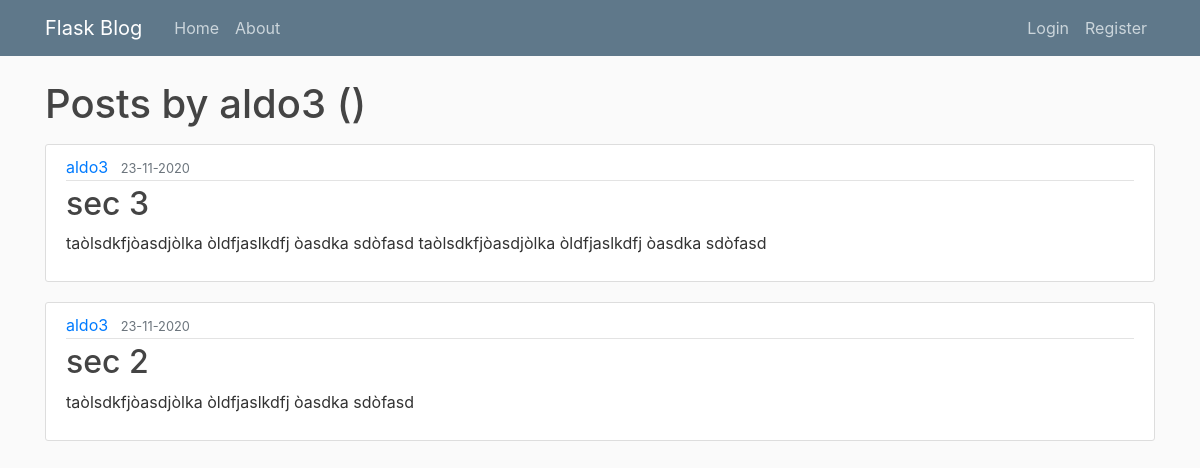
/user/aldo3, run on the app's committed database.
### app.py (models this page shows, shortened)
class User(db.Model, UserMixin):
    id = db.Column(db.Integer, primary_key=True)
    username = db.Column(db.String(20), unique=True, nullable=False)
    email = db.Column(db.String(120), unique=True, nullable=False)
    password = db.Column(db.String(60),nullable=False)
    posts = db.relationship('Post', backref='author', lazy=True)

class Post(db.Model):
    id = db.Column(db.Integer, primary_key=True)
    title = db.Column(db.String(100), nullable=False)
    date_posted = db.Column(db.DateTime, nullable=False, default=datetime.utcnow )
    content = db.Column(db.Text, nullable=False)
    user_id = db.Column(db.Integer, db.ForeignKey('user.id'), nullable=False)

### app.py (the view)
@app.route("/user/<string:username>")
def user_posts(username):
    user = User.query.filter_by(username=username).first_or_404()
    posts = Post.query.filter_by(author=user).order_by(Post.date_posted.desc()).all()
    return render_template('user_post.html', posts=posts, user=user)

### templates/user_post.html
{% extends "layout.html" %}
{% block content %}
    <h1 class="mb-3">Posts by {{user.username}}  ({{posts.total}})</h1>
    {% for post in posts %}
        <article class="media content-section">
            <div class="media-body">
                <div class="article-metadata">
                    <a class="mr-2" href="{{url_for('user_posts', username=post.author.username) }}">{{ post.author.username }}</a>
                    <small class="text-muted">{{ post.date_posted.strftime('%d-%m-%Y') }}</small>
                </div>
                <h2><a class="article-title" href="{{url_for('post', post_id=post.id)}}">{{ post.title }}</a></h2>
                <p class="article-content">{{ post.content }}</p>
            </div>
        </article>
    {% endfor %}
{% endblock %}

### static/main.css (style rules this page uses)
body { background: #fafafa; color: #333333; margin-top: 5rem; }
h1, h2, h3, h4, h5, h6 { color: #444444; }
.content-section { background: #ffffff; padding: 10px 20px; border: 1px solid #dddddd; border-radius: 3px; margin-bottom: 20px; }
.article-title { color: #444444; }
.article-content { white-space: pre-line; }
.article-metadata { padding-bottom: 1px; margin-bottom: 4px; border-bottom: 1px solid #e3e3e3 }

### data on the page
User: username "aldo3"
Post: author.username "aldo3", date_posted "23-11-2020", title "sec 3", content "taòlsdkfjòasdjòlka òldfjaslkdfj òasdka sdòfasd taòlsdkfjòasdjòlka òldfjaslkdfj òasdka sdòfasd"
Post: author.username "aldo3", date_posted "23-11-2020", title "sec 2", content "taòlsdkfjòasdjòlka òldfjaslkdfj òasdka sdòfasd"
